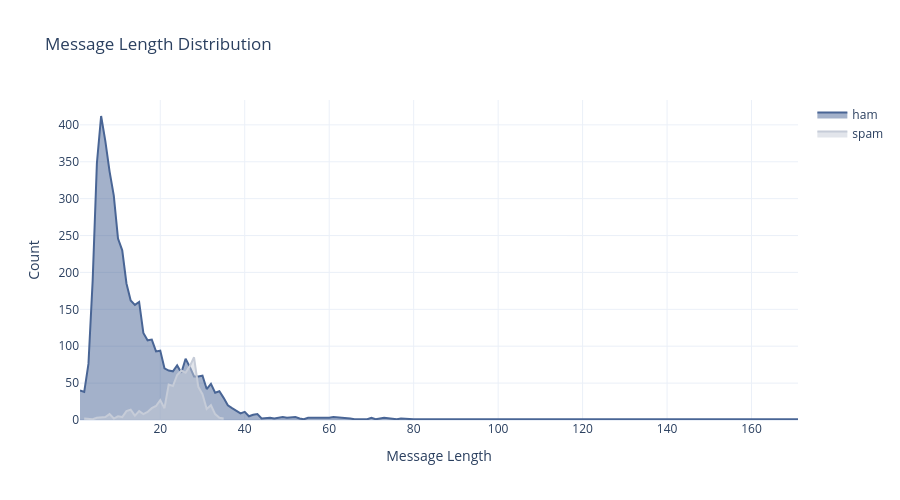

Here is the notebook cell this chart was saved with:
### Code cell
ham_df = df[df['target'] == 'ham']['message_len'].value_counts().sort_index()
spam_df = df[df['target'] == 'spam']['message_len'].value_counts().sort_index()

fig = go.Figure()
fig.add_trace(go.Scatter(

    x = ham_df.index,
    y = ham_df.values,
    name = 'ham',
    fill = 'tozeroy',
    marker_color = primary_blue,
))
fig.add_trace(go.Scatter(
    x = spam_df.index,
    y = spam_df.values,
    name = 'spam',
    fill = 'tozeroy',
    marker_color = primary_grey,
))
fig.update_layout(
    title='Message Length Distribution',
    xaxis_title='Message Length',
    yaxis_title='Count',
    template='plotly_white',
    width=900,
    height=500
)

fig.show()

### Figure 1 — Plotly figure (JSON) as saved in the notebook; plotly's stock layout.template omitted (floating-point values rounded to 4 significant figures)
{"data": [{"fill": "tozeroy", "marker": {"color": "#496595"}, "name": "ham", "type": "scatter", "x": [1, 2, 3, 4, 5, 6, 7, 8, 9, 10, 11, 12, 13, 14, 15, 16, 17, 18, 19, 20, 21, 22, 23, 24, 25, 26, 27, 28, 29, 30, 31, 32, 33, 34, 35, 36, 37, 38, 39, 40, 41, 42, 43, 44, 45, 46, 47, 48, 49, 50, 52, 53, 54, 55, 56, 57, 58, 59, 60, 61, 62, 63, 65, 66, 69, 70, 71, 72, 73, 76, 77, 80, 88, 89, 95, 96, 99, 119, 121, 125, 162, 171], "y": [40, 38, 76, 189, 348, 412, 378, 337, 304, 246, 230, 185, 162, 156, 160, 118, 108, 109, 93, 94, 70, 67, 66, 74, 64, 83, 72, 59, 59, 60, 42, 49, 37, 39, 30, 20, 16, 12, 9, 11, 5, 7, 8, 2, 3, 3, 2, 3, 4, 3, 4, 2, 1, 3, 3, 2, 3, 2, 3, 4, 4, 3, 2, 1, 1, 3, 1, 2, 3, 1, 2, 1, 1, 1, 1, 2, 1, 1, 1, 2, 1, 1]}, {"fill": "tozeroy", "marker": {"color": "#c6ccd8"}, "name": "spam", "type": "scatter", "x": [2, 3, 4, 5, 6, 7, 8, 9, 10, 11, 12, 13, 14, 15, 16, 17, 18, 19, 20, 21, 22, 23, 24, 25, 26, 27, 28, 29, 30, 31, 32, 33, 34, 35], "y": [2, 1, 1, 3, 4, 4, 8, 2, 5, 4, 12, 14, 6, 12, 8, 11, 16, 19, 27, 16, 48, 46, 61, 67, 64, 73, 85, 45, 35, 15, 20, 8, 3, 2]}], "layout": {"height": 500, "title": {"text": "Message Length Distribution"}, "width": 900, "xaxis": {"title": {"text": "Message Length"}}, "yaxis": {"title": {"text": "Count"}}}}
